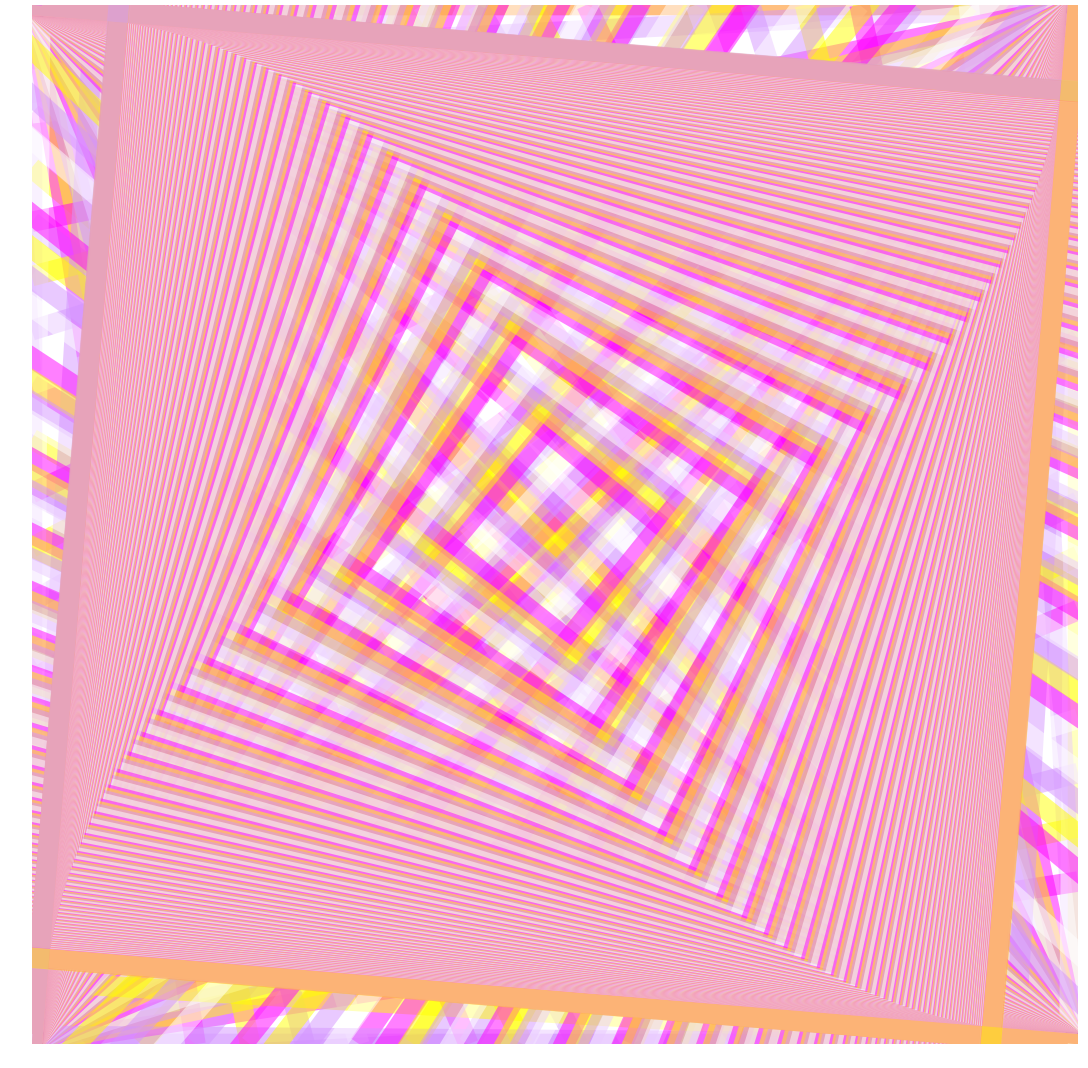

Reproduce this figure in Python.
import numpy as np
import pylab as pl
from matplotlib import collections  as mc
import matplotlib
import random


#lines = [[(0, 1), (1, 1)], [(2, 3), (3, 3)], [(1, 2), (1, 3)]]
#c = np.array([(0, 0, 0, 1), (0, 1, 0, 1), (0, 0, 1, 1)])

lines = [[(0,0),(1,0)]]
c = np.array([(0.58,0,0.83,1)]) # purple
random.shuffle(c[0])
c[0][3] = .5
CC = c
c = np.array([(0,0,1,1)]) # blue
random.shuffle(c[0])
c[0][3] = .5
CC = np.append(CC, c, axis=0)
c = np.array([(0,1,.8,1)]) # green
random.shuffle(c[0])
c[0][3] = .5
CC = np.append(CC, c, axis=0)
c = np.array([(1,1,.8,1)]) # yellow
random.shuffle(c[0])
c[0][3] = .5
CC = np.append(CC, c, axis=0)
c = np.array([(1,0,.8,1)]) # red
random.shuffle(c[0])
c[0][3] = .5
CC = np.append(CC, c, axis=0)

#lines = [[(0,0),(1,0)]]
#c = np.array([(0.58,0,0.83,1)]) # purple
#CC = c
#c = np.array([(0,0,1,1)]) # blue
#CC = np.append(CC, c, axis=0)
#c = np.array([(0,1,0,1)]) # green
#CC = np.append(CC, c, axis=0)
#c = np.array([(1,1,0,1)]) # yellow
#CC = np.append(CC, c, axis=0)
#c = np.array([(1,0,0,1)]) # red
#CC = np.append(CC, c, axis=0)

CCC = [CC[0]]
cCounter = 0

def lineDraw(x1, y1, x2, y2, colorVec, counter):
	global CCC
	global cCounter
	CCC = np.append(colorVec, [CC[cCounter]], axis=0)
	lines.append([(x1,y1),(x2,y2)])
	cCounter = (counter + 1) % 5
	return
	
m = 0.0522
iter = 231
thickness = 14.751

for step in range(0,iter):
	lineDraw(x1=0, y1=0, x2=1, y2=0 + m*step, colorVec=CCC, counter=cCounter) # A
	lineDraw(x1=0, y1=0, x2=1 - m*step, y2=1, colorVec=CCC, counter=cCounter) # B
	lineDraw(x1=1, y1=0, x2=1 - m*step, y2=1, colorVec=CCC, counter=cCounter) # C
	lineDraw(x1=1, y1=0, x2=0, y2=1 - m*step, colorVec=CCC, counter=cCounter) # D
	lineDraw(x1=0, y1=1, x2=1, y2=1 + m*step, colorVec=CCC, counter=cCounter) # H
	lineDraw(x1=0, y1=1, x2=0 + m*step, y2=0, colorVec=CCC, counter=cCounter) # G
	lineDraw(x1=1, y1=1, x2=0 + m*step, y2=0, colorVec=CCC, counter=cCounter) # F
	lineDraw(x1=1, y1=1, x2=0, y2=1 - m*step, colorVec=CCC, counter=cCounter) # E

lc = mc.LineCollection(lines, colors=CCC, linewidths=thickness)
fig, ax = pl.subplots()
fig.set_size_inches(13.5, 13.5)
ax.add_collection(lc)
pl.axis('off')
pl.savefig('rainbow.png', pad_inches=0, bbox_inches='tight')
pl.show()
